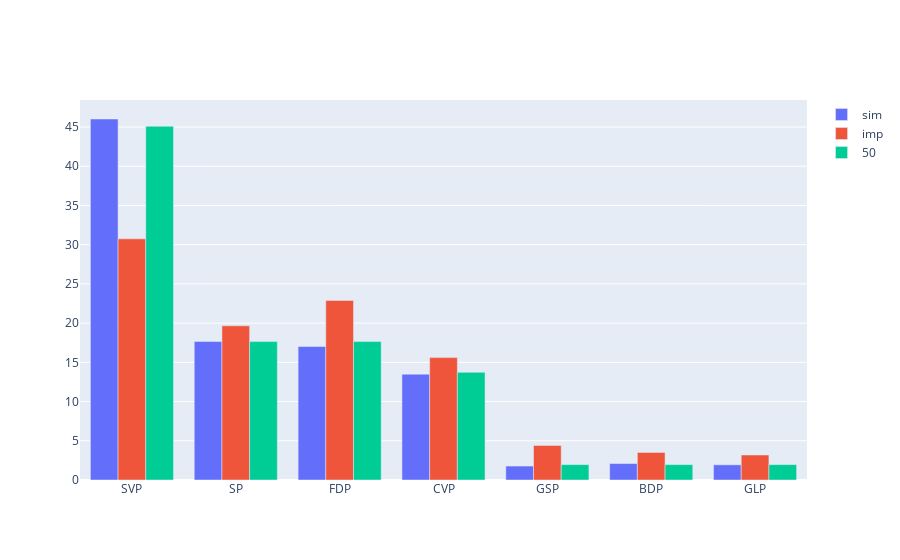

Notebook source saved alongside this figure:
### Code cell
def groupedBar_Dict(dicts, names, log=False):
    data = []
    
    for k, d in enumerate(dicts):
        l = []
        for i in d:
            l.append(d[i] * 100)
        
        #for i,item in enumerate(l):
         #   l[i] /= sum(l)
        #norm(l)
        data.append(go.Bar(name=names[k], x=list(d.keys()), y=l))#, marker_color=plot.faction_color))

    fig = go.Figure(data=data)
    # Change the bar mode
    if log:
        fig.update_layout(barmode='group', yaxis_type='log')
    else:
        fig.update_layout(barmode='group')
    fig.show()
    
groupedBar_Dict([impVotingPower1(simData.votes, simData.factionList), impVotingPower1(data.votes, data.factionList), PBI.votingPower(factions_size_50)], ['sim','imp','50'])

### Figure 1 — Plotly figure (JSON) as saved in the notebook; plotly's stock layout.template omitted (floating-point values rounded to 4 significant figures)
{"data": [{"name": "sim", "type": "bar", "x": ["SVP", "SP", "FDP", "CVP", "GSP", "BDP", "GLP"], "y": [46.02, 17.66, 17.02, 13.49, 1.777, 2.097, 1.937]}, {"name": "imp", "type": "bar", "x": ["SVP", "SP", "CVP", "GSP", "FDP", "GLP", "BDP"], "y": [30.74, 19.66, 15.6, 4.401, 22.9, 3.188, 3.511]}, {"name": "50", "type": "bar", "x": ["SVP", "SP", "FDP", "CVP", "GSP", "BDP", "GLP"], "y": [45.1, 17.65, 17.65, 13.73, 1.961, 1.961, 1.961]}], "layout": {"barmode": "group"}}
